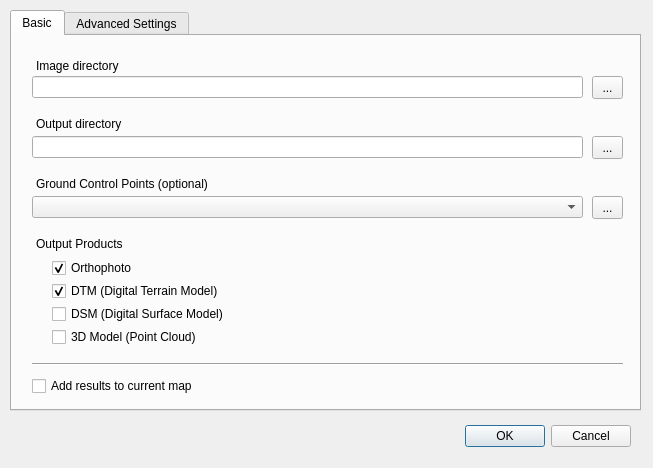
<?xml version="1.0" encoding="UTF-8"?>
<ui version="4.0">
 <class>QODMDialogBase</class>
 <widget class="QDialog" name="QODMDialogBase">
  <property name="geometry">
   <rect>
    <x>0</x>
    <y>0</y>
    <width>653</width>
    <height>468</height>
   </rect>
  </property>
  <property name="windowTitle">
   <string>QODM</string>
  </property>
  <widget class="QDialogButtonBox" name="button_box">
   <property name="geometry">
    <rect>
     <x>290</x>
     <y>420</y>
     <width>341</width>
     <height>32</height>
    </rect>
   </property>
   <property name="orientation">
    <enum>Qt::Horizontal</enum>
   </property>
   <property name="standardButtons">
    <set>QDialogButtonBox::Cancel|QDialogButtonBox::Ok</set>
   </property>
  </widget>
  <widget class="QTabWidget" name="tabWidget">
   <property name="geometry">
    <rect>
     <x>10</x>
     <y>10</y>
     <width>631</width>
     <height>401</height>
    </rect>
   </property>
   <property name="currentIndex">
    <number>0</number>
   </property>
   <widget class="QWidget" name="basic_tab">
    <attribute name="title">
     <string>Basic</string>
    </attribute>
    <widget class="QToolButton" name="toolButton">
     <property name="geometry">
      <rect>
       <x>580</x>
       <y>40</y>
       <width>31</width>
       <height>23</height>
      </rect>
     </property>
     <property name="text">
      <string>...</string>
     </property>
    </widget>
    <widget class="QLabel" name="label">
     <property name="geometry">
      <rect>
       <x>24</x>
       <y>20</y>
       <width>101</width>
       <height>20</height>
      </rect>
     </property>
     <property name="font">
      <font>
       <weight>50</weight>
       <bold>false</bold>
      </font>
     </property>
     <property name="text">
      <string>Image directory</string>
     </property>
    </widget>
    <widget class="QLineEdit" name="lineEdit">
     <property name="geometry">
      <rect>
       <x>20</x>
       <y>40</y>
       <width>551</width>
       <height>22</height>
      </rect>
     </property>
    </widget>
    <widget class="QLineEdit" name="lineEdit_2">
     <property name="geometry">
      <rect>
       <x>20</x>
       <y>100</y>
       <width>551</width>
       <height>22</height>
      </rect>
     </property>
    </widget>
    <widget class="QLabel" name="label_2">
     <property name="geometry">
      <rect>
       <x>24</x>
       <y>80</y>
       <width>191</width>
       <height>16</height>
      </rect>
     </property>
     <property name="text">
      <string>Output directory</string>
     </property>
    </widget>
    <widget class="QToolButton" name="toolButton_2">
     <property name="geometry">
      <rect>
       <x>580</x>
       <y>100</y>
       <width>31</width>
       <height>23</height>
      </rect>
     </property>
     <property name="text">
      <string>...</string>
     </property>
    </widget>
    <widget class="QComboBox" name="comboBox">
     <property name="geometry">
      <rect>
       <x>20</x>
       <y>160</y>
       <width>551</width>
       <height>22</height>
      </rect>
     </property>
    </widget>
    <widget class="QLabel" name="label_3">
     <property name="geometry">
      <rect>
       <x>24</x>
       <y>140</y>
       <width>201</width>
       <height>16</height>
      </rect>
     </property>
     <property name="text">
      <string>Ground Control Points (optional)</string>
     </property>
    </widget>
    <widget class="QToolButton" name="toolButton_3">
     <property name="geometry">
      <rect>
       <x>580</x>
       <y>160</y>
       <width>31</width>
       <height>23</height>
      </rect>
     </property>
     <property name="text">
      <string>...</string>
     </property>
    </widget>
    <widget class="QLabel" name="label_4">
     <property name="geometry">
      <rect>
       <x>24</x>
       <y>200</y>
       <width>101</width>
       <height>16</height>
      </rect>
     </property>
     <property name="text">
      <string>Output Products</string>
     </property>
    </widget>
    <widget class="QCheckBox" name="checkBox">
     <property name="geometry">
      <rect>
       <x>40</x>
       <y>222</y>
       <width>121</width>
       <height>20</height>
      </rect>
     </property>
     <property name="text">
      <string>Orthophoto</string>
     </property>
     <property name="checked">
      <bool>true</bool>
     </property>
    </widget>
    <widget class="QCheckBox" name="checkBox_2">
     <property name="geometry">
      <rect>
       <x>40</x>
       <y>245</y>
       <width>181</width>
       <height>20</height>
      </rect>
     </property>
     <property name="text">
      <string>DTM (Digital Terrain Model)</string>
     </property>
     <property name="checked">
      <bool>true</bool>
     </property>
    </widget>
    <widget class="QCheckBox" name="checkBox_3">
     <property name="geometry">
      <rect>
       <x>40</x>
       <y>268</y>
       <width>191</width>
       <height>20</height>
      </rect>
     </property>
     <property name="text">
      <string>DSM (Digital Surface Model)</string>
     </property>
    </widget>
    <widget class="QCheckBox" name="checkBox_4">
     <property name="geometry">
      <rect>
       <x>40</x>
       <y>291</y>
       <width>181</width>
       <height>20</height>
      </rect>
     </property>
     <property name="text">
      <string>3D Model (Point Cloud)</string>
     </property>
    </widget>
    <widget class="Line" name="line">
     <property name="geometry">
      <rect>
       <x>20</x>
       <y>320</y>
       <width>591</width>
       <height>16</height>
      </rect>
     </property>
     <property name="orientation">
      <enum>Qt::Horizontal</enum>
     </property>
    </widget>
    <widget class="QCheckBox" name="checkBox_5">
     <property name="geometry">
      <rect>
       <x>20</x>
       <y>340</y>
       <width>191</width>
       <height>20</height>
      </rect>
     </property>
     <property name="text">
      <string>Add results to current map</string>
     </property>
    </widget>
   </widget>
   <widget class="QWidget" name="adv_tab">
    <attribute name="title">
     <string>Advanced Settings</string>
    </attribute>
   </widget>
  </widget>
 </widget>
 <resources/>
 <connections>
  <connection>
   <sender>button_box</sender>
   <signal>accepted()</signal>
   <receiver>QODMDialogBase</receiver>
   <slot>accept()</slot>
   <hints>
    <hint type="sourcelabel">
     <x>20</x>
     <y>20</y>
    </hint>
    <hint type="destinationlabel">
     <x>20</x>
     <y>20</y>
    </hint>
   </hints>
  </connection>
  <connection>
   <sender>button_box</sender>
   <signal>rejected()</signal>
   <receiver>QODMDialogBase</receiver>
   <slot>reject()</slot>
   <hints>
    <hint type="sourcelabel">
     <x>20</x>
     <y>20</y>
    </hint>
    <hint type="destinationlabel">
     <x>20</x>
     <y>20</y>
    </hint>
   </hints>
  </connection>
 </connections>
</ui>
